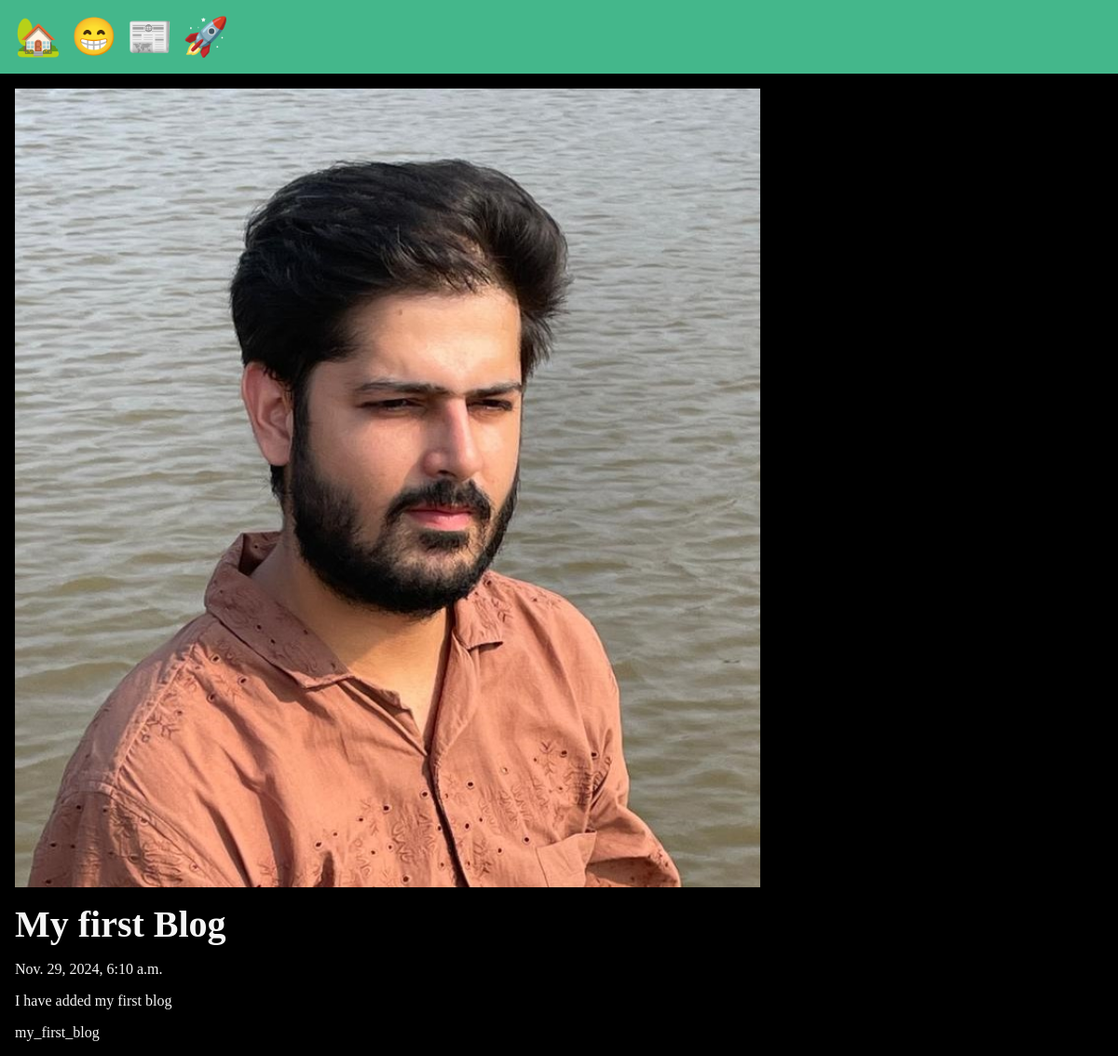
/my_first_blog/, run on the app's committed database.
### blog/models.py (models this page shows, shortened)
class Blog(models.Model):
    title = models.CharField(max_length=75)
    body = models.TextField()
    slug = models.SlugField()
    date = models.DateTimeField(auto_now=True)
    banner = models.ImageField(default='fallback.jpg', blank=True)

### blog/views.py (the view)
# urls.py: path('<slug:slug>/', views.blog_page, name='blog_page'),
def blog_page(request, slug):
    blog = Blog.objects.get(slug=slug)
    return render(request, 'blog_page.html', {'blog': blog})

### blog/templates/blog_page.html (shortened to what this page needs)
{% extends 'layout.html'%}
{% block content %}
    <section>
    <img class="banner" alt="{{ blog.title}}" src="{{ blog.banner.url }}"/>
    <h1> {{ blog.title }} </h1>
        <p>{{ blog.date }}</p>
        <p>{{ blog.body }}</p>
        <p>{{ blog.slug }}</p>
    </section>
{% endblock %}

### static/css/style.css (style rules this page uses)
* { margin: 0; padding: 0; box-sizing: border-box; }
body { min-height: 100vh; background-color: black; color: whitesmoke; font-size: 3rem; }
section { display: flex; flex-flow: column; gap: 1rem; }
h1, h2 { font-size: 2.5rem; }
p { font-size: 1rem; }
.banner { display: block; width: 100%; max-width: 800px; }

### data on the page
Blog: banner (picture), title "My first Blog", date "Nov. 29, 2024, 6:10 a.m.", body "I have added my first blog", slug "my_first_blog"
